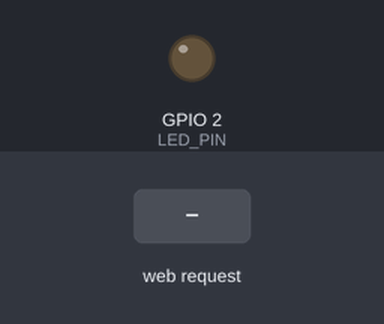
Simulated run of this sketch. Board: ESP32. On the bench: output pins drawn as LEDs (lit = HIGH). Inputs (shaded band) come from the test bench. WiFi joins after 1.5 s; servers stay silent unless stated; what the sketch prints to the serial monitor is not drawn.

Above: at 2.7 s.
2.8 s: HTTP request GET /led_on received
At 3.4 s:
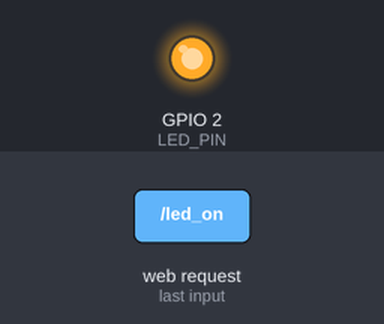
4.3 s: HTTP request GET /led_off received
At 5.7 s:
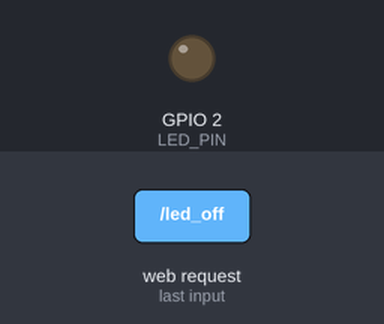
Timing chart, 0 to 7.3 s (numbered marks = the images above; inputs shaded):
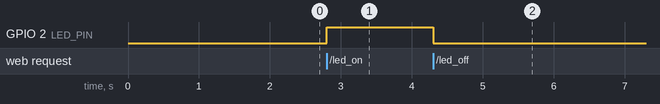

The sketch:

ESP32Minetest.ino
```cpp
#include <WiFi.h>
#include <WebServer.h>

// Define pins
#define BTN_PIN 0
#define LED_PIN 2
bool ledStatus = LOW, oldLedStatus = LOW;

// Wifi connection informations
const char* ssid = "SSID";
const char* password = "PASSWD";

// Create server object
WebServer server(80);

void setup() {
	// Init Serial line to get IP address
	Serial.begin(115200);
	delay(10);

	// Init Wifi connection and print some text
	Serial.println();
	Serial.print("Connecting");

	WiFi.begin(ssid, password);

	while(WiFi.status() != WL_CONNECTED) {
		delay(500);
		Serial.print(".");
	}
	Serial.println();

	Serial.println("Wifi connection OK");

	// Get MAC address
	byte mac[6];
	WiFi.macAddress(mac);

	// Print IP address
	Serial.print("IP address : ");
	Serial.println(WiFi.localIP());

	// Start web server
	server.on("/led_on", led_on);
	server.on("/led_off", led_off);
	server.on("/place_node", place_node);
	server.begin();

	// Init pin configuration
	pinMode(BTN_PIN, INPUT);
	pinMode(LED_PIN, OUTPUT);

	// Disable led
	digitalWrite(LED_PIN, LOW);
}

void loop() {
	server.handleClient();

	if(oldLedStatus != ledStatus) {
		digitalWrite(LED_PIN, ledStatus);
		oldLedStatus = ledStatus;
	}
}

void led_on() {
	ledStatus = HIGH;
	server.send(200, "text/html", "");
}

void led_off() {
	ledStatus = LOW;
	server.send(200, "text/html", "");
}

void place_node() {
	server.send(200, "text/plain", (digitalRead(BTN_PIN) == LOW) ? "1" : "0");
}
```

Measured:
- after the input at 2.8 s, GPIO 2 (LED_PIN): LOW → HIGH at once
- after the input at 4.3 s, GPIO 2 (LED_PIN): HIGH → LOW at once
